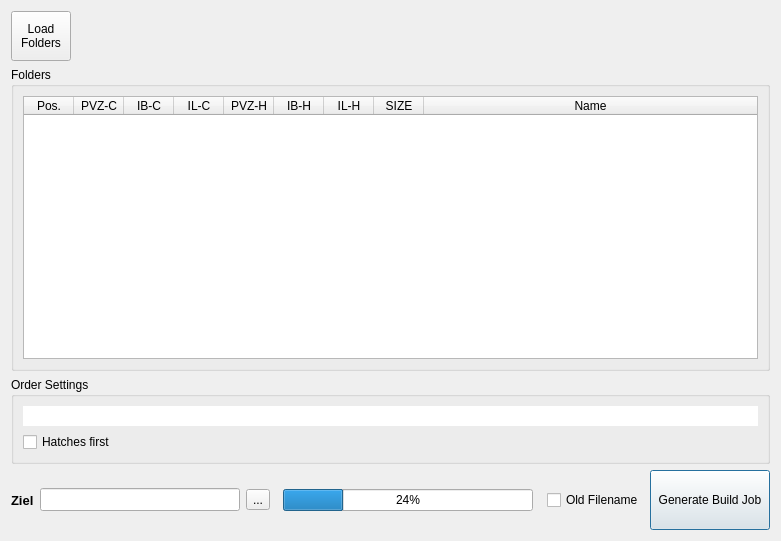
<?xml version="1.0" encoding="UTF-8"?>
<ui version="4.0">
 <class>Dialog</class>
 <widget class="QDialog" name="Dialog">
  <property name="geometry">
   <rect>
    <x>0</x>
    <y>0</y>
    <width>781</width>
    <height>541</height>
   </rect>
  </property>
  <property name="windowTitle">
   <string>Generate Build Job</string>
  </property>
  <property name="sizeGripEnabled">
   <bool>false</bool>
  </property>
  <property name="modal">
   <bool>false</bool>
  </property>
  <layout class="QVBoxLayout" name="verticalLayout_2">
   <item>
    <layout class="QHBoxLayout" name="horizontalLayout_3">
     <item>
      <widget class="QPushButton" name="but_load_folders">
       <property name="sizePolicy">
        <sizepolicy hsizetype="Fixed" vsizetype="Fixed">
         <horstretch>0</horstretch>
         <verstretch>0</verstretch>
        </sizepolicy>
       </property>
       <property name="minimumSize">
        <size>
         <width>50</width>
         <height>50</height>
        </size>
       </property>
       <property name="maximumSize">
        <size>
         <width>60</width>
         <height>60</height>
        </size>
       </property>
       <property name="text">
        <string>Load
Folders</string>
       </property>
       <property name="shortcut">
        <string>Ctrl+O</string>
       </property>
       <property name="autoDefault">
        <bool>false</bool>
       </property>
      </widget>
     </item>
     <item>
      <spacer name="horizontalSpacer_2">
       <property name="orientation">
        <enum>Qt::Horizontal</enum>
       </property>
       <property name="sizeHint" stdset="0">
        <size>
         <width>40</width>
         <height>20</height>
        </size>
       </property>
      </spacer>
     </item>
    </layout>
   </item>
   <item>
    <widget class="QGroupBox" name="groupBox">
     <property name="title">
      <string>Folders</string>
     </property>
     <layout class="QHBoxLayout" name="horizontalLayout">
      <item>
       <widget class="QTableWidget" name="tab_open_folders">
        <property name="editTriggers">
         <set>QAbstractItemView::AnyKeyPressed|QAbstractItemView::DoubleClicked</set>
        </property>
        <property name="dragEnabled">
         <bool>true</bool>
        </property>
        <property name="defaultDropAction">
         <enum>Qt::MoveAction</enum>
        </property>
        <property name="alternatingRowColors">
         <bool>true</bool>
        </property>
        <property name="selectionBehavior">
         <enum>QAbstractItemView::SelectItems</enum>
        </property>
        <property name="sortingEnabled">
         <bool>true</bool>
        </property>
        <property name="cornerButtonEnabled">
         <bool>true</bool>
        </property>
        <property name="rowCount">
         <number>0</number>
        </property>
        <property name="columnCount">
         <number>9</number>
        </property>
        <attribute name="horizontalHeaderCascadingSectionResizes">
         <bool>false</bool>
        </attribute>
        <attribute name="horizontalHeaderMinimumSectionSize">
         <number>25</number>
        </attribute>
        <attribute name="horizontalHeaderDefaultSectionSize">
         <number>50</number>
        </attribute>
        <attribute name="horizontalHeaderHighlightSections">
         <bool>false</bool>
        </attribute>
        <attribute name="horizontalHeaderShowSortIndicator" stdset="0">
         <bool>true</bool>
        </attribute>
        <attribute name="horizontalHeaderStretchLastSection">
         <bool>true</bool>
        </attribute>
        <attribute name="verticalHeaderVisible">
         <bool>false</bool>
        </attribute>
        <attribute name="verticalHeaderCascadingSectionResizes">
         <bool>false</bool>
        </attribute>
        <attribute name="verticalHeaderDefaultSectionSize">
         <number>25</number>
        </attribute>
        <attribute name="verticalHeaderHighlightSections">
         <bool>false</bool>
        </attribute>
        <attribute name="verticalHeaderShowSortIndicator" stdset="0">
         <bool>false</bool>
        </attribute>
        <column>
         <property name="text">
          <string>Pos.</string>
         </property>
        </column>
        <column>
         <property name="text">
          <string>PVZ-C</string>
         </property>
        </column>
        <column>
         <property name="text">
          <string>IB-C</string>
         </property>
        </column>
        <column>
         <property name="text">
          <string>IL-C</string>
         </property>
        </column>
        <column>
         <property name="text">
          <string>PVZ-H</string>
         </property>
        </column>
        <column>
         <property name="text">
          <string>IB-H</string>
         </property>
        </column>
        <column>
         <property name="text">
          <string>IL-H</string>
         </property>
        </column>
        <column>
         <property name="text">
          <string>SIZE</string>
         </property>
        </column>
        <column>
         <property name="text">
          <string>Name</string>
         </property>
        </column>
       </widget>
      </item>
     </layout>
    </widget>
   </item>
   <item>
    <widget class="QGroupBox" name="groupBox_2">
     <property name="title">
      <string>Order Settings</string>
     </property>
     <layout class="QVBoxLayout" name="verticalLayout">
      <item>
       <widget class="QLineEdit" name="txt_user_order">
        <property name="frame">
         <bool>false</bool>
        </property>
       </widget>
      </item>
      <item>
       <layout class="QHBoxLayout" name="horizontalLayout_5">
        <property name="topMargin">
         <number>0</number>
        </property>
        <item>
         <widget class="QCheckBox" name="cb_hatch_first">
          <property name="text">
           <string>Hatches first</string>
          </property>
         </widget>
        </item>
       </layout>
      </item>
     </layout>
    </widget>
   </item>
   <item>
    <layout class="QHBoxLayout" name="horizontalLayout_2">
     <item>
      <layout class="QHBoxLayout" name="horizontalLayout_4">
       <property name="leftMargin">
        <number>0</number>
       </property>
       <item>
        <widget class="QLabel" name="label">
         <property name="font">
          <font>
           <pointsize>10</pointsize>
           <weight>75</weight>
           <bold>true</bold>
          </font>
         </property>
         <property name="text">
          <string>Ziel</string>
         </property>
        </widget>
       </item>
       <item>
        <widget class="QLineEdit" name="txt_destination">
         <property name="minimumSize">
          <size>
           <width>200</width>
           <height>0</height>
          </size>
         </property>
         <property name="font">
          <font>
           <pointsize>10</pointsize>
          </font>
         </property>
        </widget>
       </item>
       <item>
        <widget class="QToolButton" name="but_destination">
         <property name="text">
          <string>...</string>
         </property>
         <property name="shortcut">
          <string>Ctrl+S</string>
         </property>
         <property name="toolButtonStyle">
          <enum>Qt::ToolButtonIconOnly</enum>
         </property>
         <property name="autoRaise">
          <bool>false</bool>
         </property>
         <property name="arrowType">
          <enum>Qt::NoArrow</enum>
         </property>
        </widget>
       </item>
      </layout>
     </item>
     <item>
      <spacer name="horizontalSpacer_3">
       <property name="orientation">
        <enum>Qt::Horizontal</enum>
       </property>
       <property name="sizeHint" stdset="0">
        <size>
         <width>40</width>
         <height>20</height>
        </size>
       </property>
      </spacer>
     </item>
     <item>
      <widget class="QProgressBar" name="pb_layers">
       <property name="minimumSize">
        <size>
         <width>250</width>
         <height>0</height>
        </size>
       </property>
       <property name="value">
        <number>24</number>
       </property>
      </widget>
     </item>
     <item>
      <spacer name="horizontalSpacer">
       <property name="orientation">
        <enum>Qt::Horizontal</enum>
       </property>
       <property name="sizeHint" stdset="0">
        <size>
         <width>40</width>
         <height>20</height>
        </size>
       </property>
      </spacer>
     </item>
     <item>
      <widget class="QCheckBox" name="cb_oldfilename">
       <property name="text">
        <string>Old Filename</string>
       </property>
      </widget>
     </item>
     <item>
      <widget class="QPushButton" name="but_generate_build_job">
       <property name="minimumSize">
        <size>
         <width>120</width>
         <height>60</height>
        </size>
       </property>
       <property name="text">
        <string>Generate Build Job</string>
       </property>
       <property name="default">
        <bool>true</bool>
       </property>
      </widget>
     </item>
    </layout>
   </item>
  </layout>
 </widget>
 <resources/>
 <connections/>
</ui>
